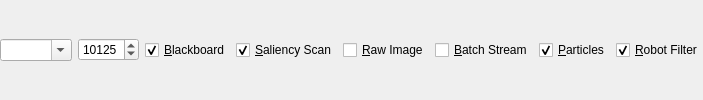
<?xml version="1.0" encoding="UTF-8"?>
<ui version="4.0">
 <class>ConnectionBar</class>
 <widget class="QDockWidget" name="ConnectionBar">
  <property name="allowedAreas">
   <set>Qt::BottomDockWidgetArea|Qt::TopDockWidgetArea</set>
  </property>
  <property name="windowTitle">
   <string>Connect to ...</string>
  </property>
  <widget class="QWidget" name="connectionBarContents">
   <layout class="QHBoxLayout" name="horizontalLayout">
    <property name="margin">
     <number>0</number>
    </property>
    <item>
     <widget class="QComboBox" name="cbHost">
      <property name="toolTip">
       <string>Hostname or IP to connect to</string>
      </property>
      <property name="editable">
       <bool>true</bool>
      </property>
     </widget>
    </item>
    <item>
     <widget class="QSpinBox" name="sbPort">
       <property name="minimum">
         <number>0</number>
       </property>
       <property name="maximum">
         <number>65535</number>
       </property>
       <property name="value">
         <number>10125</number>
       </property>
     </widget>
    </item>
    <item>
     <widget class="QCheckBox" name="cbBlackboard">
      <property name="toolTip">
       <string>Blackboard</string>
      </property>
      <property name="text">
       <string>&amp;Blackboard</string>
      </property>
      <property name="shortcut">
       <string>Alt+B</string>
      </property>
      <property name="checked">
       <bool>true</bool>
      </property>
      <attribute name="buttonGroup">
       <string>bgMasks</string>
      </attribute>
     </widget>
    </item>
    <item>
     <widget class="QCheckBox" name="cbSaliency">
      <property name="toolTip">
       <string>Saliency Scan</string>
      </property>
      <property name="text">
       <string>&amp;Saliency Scan</string>
      </property>
      <property name="shortcut">
       <string>Alt+S</string>
      </property>
      <property name="checked">
       <bool>true</bool>
      </property>
      <attribute name="buttonGroup">
       <string>bgMasks</string>
      </attribute>
     </widget>
    </item>
    <item>
     <widget class="QCheckBox" name="cbRaw">
      <property name="toolTip">
       <string>Raw Image</string>
      </property>
      <property name="text">
       <string>&amp;Raw Image</string>
      </property>
      <property name="shortcut">
       <string>Alt+R</string>
      </property>
      <attribute name="buttonGroup">
       <string>bgMasks</string>
      </attribute>
     </widget>
    </item>
    <item>
     <widget class="QCheckBox" name="cbBatch">
      <property name="toolTip">
       <string>Batch Stream</string>
      </property>
      <property name="text">
       <string>&amp;Batch Stream</string>
      </property>
      <property name="shortcut">
       <string>Alt+A</string>
      </property>
      <attribute name="buttonGroup">
       <string>bgMasks</string>
      </attribute>
     </widget>
    </item>
    <item>
     <widget class="QCheckBox" name="cbParticles">
      <property name="text">
       <string>&amp;Particles</string>
      </property>
      <property name="shortcut">
       <string>Alt+P</string>
      </property>
      <property name="checked">
         <bool>true</bool>
      </property>
      <attribute name="buttonGroup">
       <string>bgMasks</string>
      </attribute>
     </widget>
    </item>
    <item>
     <widget class="QCheckBox" name="cbRobotFilter">
        <property name="text">
           <string>&amp;Robot Filter</string>
        </property>
        <property name="shortcut">
           <string>Alt+F</string>
        </property>
        <property name="checked">
           <bool>true</bool>
        </property>
        <attribute name="buttonGroup">
           <string>bgMasks</string>
        </attribute>
     </widget>
    </item>
   </layout>
  </widget>
 </widget>
 <resources/>
 <connections/>
 <buttongroups>
  <buttongroup name="bgMasks">
   <property name="exclusive">
    <bool>false</bool>
   </property>
  </buttongroup>
 </buttongroups>
</ui>
